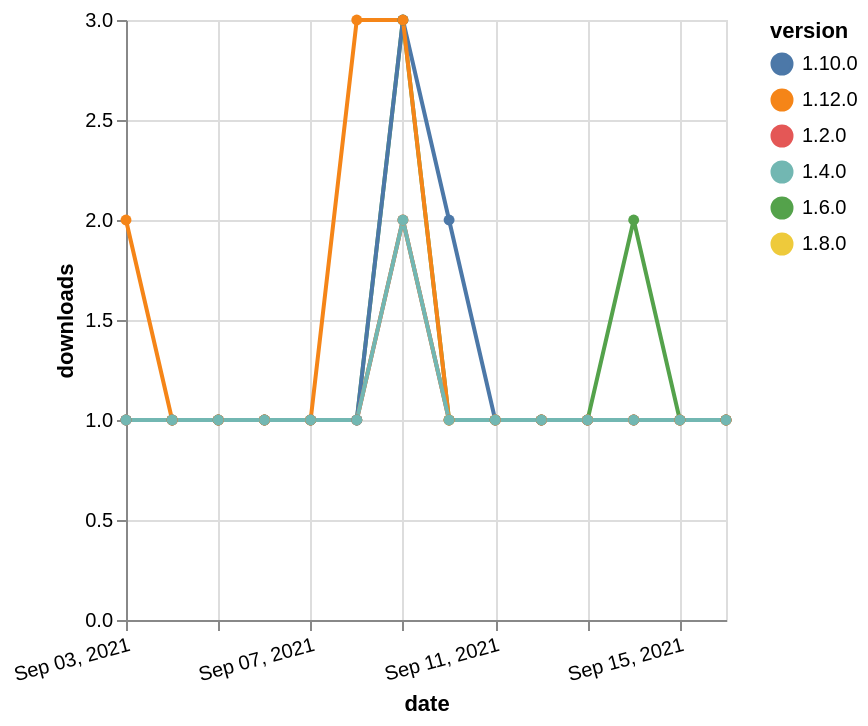

Write a Vega-Lite specification for this figure.
### Vega-Lite specification from a JSON file in a GitHub repository (floating-point values rounded to 4 significant figures)
{"$schema": "https://vega.github.io/schema/vega-lite/v5.json", "description": "A simple bar chart with embedded data.", "data": {"values": [{"date": "2021-09-03", "total": 187, "delta": 1, "version": "1.6.0"}, {"date": "2021-09-04", "total": 188, "delta": 1, "version": "1.6.0"}, {"date": "2021-09-05", "total": 189, "delta": 1, "version": "1.6.0"}, {"date": "2021-09-06", "total": 190, "delta": 1, "version": "1.6.0"}, {"date": "2021-09-07", "total": 191, "delta": 1, "version": "1.6.0"}, {"date": "2021-09-08", "total": 192, "delta": 1, "version": "1.6.0"}, {"date": "2021-09-09", "total": 195, "delta": 3, "version": "1.6.0"}, {"date": "2021-09-10", "total": 196, "delta": 1, "version": "1.6.0"}, {"date": "2021-09-11", "total": 197, "delta": 1, "version": "1.6.0"}, {"date": "2021-09-12", "total": 198, "delta": 1, "version": "1.6.0"}, {"date": "2021-09-13", "total": 199, "delta": 1, "version": "1.6.0"}, {"date": "2021-09-14", "total": 201, "delta": 2, "version": "1.6.0"}, {"date": "2021-09-15", "total": 202, "delta": 1, "version": "1.6.0"}, {"date": "2021-09-16", "total": 203, "delta": 1, "version": "1.6.0"}, {"date": "2021-09-03", "total": 153, "delta": 1, "version": "1.8.0"}, {"date": "2021-09-04", "total": 154, "delta": 1, "version": "1.8.0"}, {"date": "2021-09-05", "total": 155, "delta": 1, "version": "1.8.0"}, {"date": "2021-09-06", "total": 156, "delta": 1, "version": "1.8.0"}, {"date": "2021-09-07", "total": 157, "delta": 1, "version": "1.8.0"}, {"date": "2021-09-08", "total": 158, "delta": 1, "version": "1.8.0"}, {"date": "2021-09-09", "total": 160, "delta": 2, "version": "1.8.0"}, {"date": "2021-09-10", "total": 161, "delta": 1, "version": "1.8.0"}, {"date": "2021-09-11", "total": 162, "delta": 1, "version": "1.8.0"}, {"date": "2021-09-12", "total": 163, "delta": 1, "version": "1.8.0"}, {"date": "2021-09-13", "total": 164, "delta": 1, "version": "1.8.0"}, {"date": "2021-09-14", "total": 165, "delta": 1, "version": "1.8.0"}, {"date": "2021-09-15", "total": 166, "delta": 1, "version": "1.8.0"}, {"date": "2021-09-16", "total": 167, "delta": 1, "version": "1.8.0"}, {"date": "2021-09-03", "total": 193, "delta": 1, "version": "1.10.0"}, {"date": "2021-09-04", "total": 194, "delta": 1, "version": "1.10.0"}, {"date": "2021-09-05", "total": 195, "delta": 1, "version": "1.10.0"}, {"date": "2021-09-06", "total": 196, "delta": 1, "version": "1.10.0"}, {"date": "2021-09-07", "total": 197, "delta": 1, "version": "1.10.0"}, {"date": "2021-09-08", "total": 198, "delta": 1, "version": "1.10.0"}, {"date": "2021-09-09", "total": 201, "delta": 3, "version": "1.10.0"}, {"date": "2021-09-10", "total": 203, "delta": 2, "version": "1.10.0"}, {"date": "2021-09-11", "total": 204, "delta": 1, "version": "1.10.0"}, {"date": "2021-09-12", "total": 205, "delta": 1, "version": "1.10.0"}, {"date": "2021-09-13", "total": 206, "delta": 1, "version": "1.10.0"}, {"date": "2021-09-14", "total": 207, "delta": 1, "version": "1.10.0"}, {"date": "2021-09-15", "total": 208, "delta": 1, "version": "1.10.0"}, {"date": "2021-09-16", "total": 209, "delta": 1, "version": "1.10.0"}, {"date": "2021-09-03", "total": 246, "delta": 1, "version": "1.2.0"}, {"date": "2021-09-04", "total": 247, "delta": 1, "version": "1.2.0"}, {"date": "2021-09-05", "total": 248, "delta": 1, "version": "1.2.0"}, {"date": "2021-09-06", "total": 249, "delta": 1, "version": "1.2.0"}, {"date": "2021-09-07", "total": 250, "delta": 1, "version": "1.2.0"}, {"date": "2021-09-08", "total": 251, "delta": 1, "version": "1.2.0"}, {"date": "2021-09-09", "total": 253, "delta": 2, "version": "1.2.0"}, {"date": "2021-09-10", "total": 254, "delta": 1, "version": "1.2.0"}, {"date": "2021-09-11", "total": 255, "delta": 1, "version": "1.2.0"}, {"date": "2021-09-12", "total": 256, "delta": 1, "version": "1.2.0"}, {"date": "2021-09-13", "total": 257, "delta": 1, "version": "1.2.0"}, {"date": "2021-09-14", "total": 258, "delta": 1, "version": "1.2.0"}, {"date": "2021-09-15", "total": 259, "delta": 1, "version": "1.2.0"}, {"date": "2021-09-16", "total": 260, "delta": 1, "version": "1.2.0"}, {"date": "2021-09-03", "total": 128, "delta": 2, "version": "1.12.0"}, {"date": "2021-09-04", "total": 129, "delta": 1, "version": "1.12.0"}, {"date": "2021-09-05", "total": 130, "delta": 1, "version": "1.12.0"}, {"date": "2021-09-06", "total": 131, "delta": 1, "version": "1.12.0"}, {"date": "2021-09-07", "total": 132, "delta": 1, "version": "1.12.0"}, {"date": "2021-09-08", "total": 135, "delta": 3, "version": "1.12.0"}, {"date": "2021-09-09", "total": 138, "delta": 3, "version": "1.12.0"}, {"date": "2021-09-10", "total": 139, "delta": 1, "version": "1.12.0"}, {"date": "2021-09-11", "total": 140, "delta": 1, "version": "1.12.0"}, {"date": "2021-09-12", "total": 141, "delta": 1, "version": "1.12.0"}, {"date": "2021-09-13", "total": 142, "delta": 1, "version": "1.12.0"}, {"date": "2021-09-14", "total": 143, "delta": 1, "version": "1.12.0"}, {"date": "2021-09-15", "total": 144, "delta": 1, "version": "1.12.0"}, {"date": "2021-09-16", "total": 145, "delta": 1, "version": "1.12.0"}, {"date": "2021-09-03", "total": 177, "delta": 1, "version": "1.4.0"}, {"date": "2021-09-04", "total": 178, "delta": 1, "version": "1.4.0"}, {"date": "2021-09-05", "total": 179, "delta": 1, "version": "1.4.0"}, {"date": "2021-09-06", "total": 180, "delta": 1, "version": "1.4.0"}, {"date": "2021-09-07", "total": 181, "delta": 1, "version": "1.4.0"}, {"date": "2021-09-08", "total": 182, "delta": 1, "version": "1.4.0"}, {"date": "2021-09-09", "total": 184, "delta": 2, "version": "1.4.0"}, {"date": "2021-09-10", "total": 185, "delta": 1, "version": "1.4.0"}, {"date": "2021-09-11", "total": 186, "delta": 1, "version": "1.4.0"}, {"date": "2021-09-12", "total": 187, "delta": 1, "version": "1.4.0"}, {"date": "2021-09-13", "total": 188, "delta": 1, "version": "1.4.0"}, {"date": "2021-09-14", "total": 189, "delta": 1, "version": "1.4.0"}, {"date": "2021-09-15", "total": 190, "delta": 1, "version": "1.4.0"}, {"date": "2021-09-16", "total": 191, "delta": 1, "version": "1.4.0"}]}, "width": "container", "mark": {"type": "line", "point": {"filled": true}}, "encoding": {"x": {"field": "date", "type": "temporal", "timeUnit": "yearmonthdate", "title": "date", "axis": {"labelAngle": -15}}, "y": {"field": "delta", "type": "quantitative", "title": "downloads"}, "color": {"field": "version", "type": "nominal"}, "tooltip": {"field": "delta"}}}
